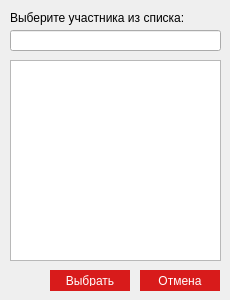
<?xml version="1.0" encoding="UTF-8"?>
<ui version="4.0">
 <class>MemberList</class>
 <widget class="QDialog" name="MemberList">
  <property name="geometry">
   <rect>
    <x>0</x>
    <y>0</y>
    <width>230</width>
    <height>300</height>
   </rect>
  </property>
  <property name="windowTitle">
   <string>Dialog</string>
  </property>
  <widget class="QPushButton" name="chooseButton">
   <property name="geometry">
    <rect>
     <x>50</x>
     <y>270</y>
     <width>80</width>
     <height>21</height>
    </rect>
   </property>
   <property name="styleSheet">
    <string notr="true">QPushButton {
background-color: #d81b1b;
border-width:0px;
border-color: #3a3633;
border-style: solid;
padding: 5px;
padding-left: 5px;
padding-right: 5px;
font: 10pt &quot;Tahoma&quot;;
color: white;
}
QPushButton:pressed {
background-color:rgba(255,255,255,.2);
}
QPushButton:hover { background: rgb(255,37,37); }
QPushButton:disabled {
 background:#1A1A1A; 
color:#9B9B9B;
}</string>
   </property>
   <property name="text">
    <string>Выбрать</string>
   </property>
  </widget>
  <widget class="QPushButton" name="CancelButton">
   <property name="geometry">
    <rect>
     <x>140</x>
     <y>270</y>
     <width>80</width>
     <height>21</height>
    </rect>
   </property>
   <property name="styleSheet">
    <string notr="true">QPushButton {
background-color: #d81b1b;
border-width:0px;
border-color: #3a3633;
border-style: solid;
padding: 5px;
padding-left: 5px;
padding-right: 5px;
font: 10pt &quot;Tahoma&quot;;
color: white;
}
QPushButton:pressed {
background-color:rgba(255,255,255,.2);
}
QPushButton:hover { background: rgb(255,37,37); }
QPushButton:disabled {
 background:#1A1A1A; 
color:#9B9B9B;
}</string>
   </property>
   <property name="text">
    <string>Отмена</string>
   </property>
  </widget>
  <widget class="QLabel" name="inviteLabel">
   <property name="geometry">
    <rect>
     <x>10</x>
     <y>10</y>
     <width>191</width>
     <height>16</height>
    </rect>
   </property>
   <property name="text">
    <string>Выберите участника из списка:</string>
   </property>
  </widget>
  <widget class="QLineEdit" name="nameEdit">
   <property name="geometry">
    <rect>
     <x>10</x>
     <y>30</y>
     <width>211</width>
     <height>21</height>
    </rect>
   </property>
  </widget>
  <widget class="QListWidget" name="userList">
   <property name="geometry">
    <rect>
     <x>10</x>
     <y>60</y>
     <width>211</width>
     <height>201</height>
    </rect>
   </property>
  </widget>
 </widget>
 <resources/>
 <connections/>
</ui>
